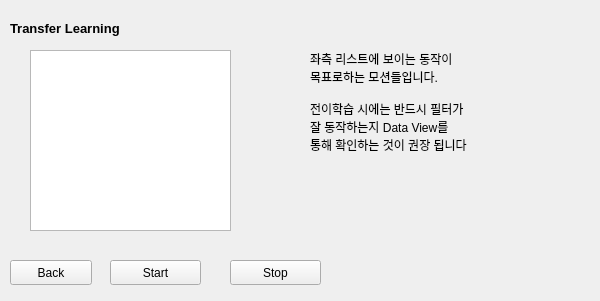
<?xml version="1.0" encoding="UTF-8"?>
<ui version="4.0">
 <class>TransferLearnWindow</class>
 <widget class="QWidget" name="TransferLearnWindow">
  <property name="geometry">
   <rect>
    <x>0</x>
    <y>0</y>
    <width>600</width>
    <height>301</height>
   </rect>
  </property>
  <property name="windowTitle">
   <string>TransferLearnWindow</string>
  </property>
  <widget class="QLabel" name="label_title">
   <property name="geometry">
    <rect>
     <x>10</x>
     <y>20</y>
     <width>201</width>
     <height>16</height>
    </rect>
   </property>
   <property name="font">
    <font>
     <family>Arial</family>
     <pointsize>10</pointsize>
     <weight>75</weight>
     <bold>true</bold>
    </font>
   </property>
   <property name="text">
    <string>Transfer Learning</string>
   </property>
  </widget>
  <widget class="QPushButton" name="Button_back">
   <property name="geometry">
    <rect>
     <x>10</x>
     <y>260</y>
     <width>82</width>
     <height>25</height>
    </rect>
   </property>
   <property name="text">
    <string>Back</string>
   </property>
  </widget>
  <widget class="QPushButton" name="Button_start">
   <property name="geometry">
    <rect>
     <x>110</x>
     <y>260</y>
     <width>91</width>
     <height>25</height>
    </rect>
   </property>
   <property name="text">
    <string>Start</string>
   </property>
  </widget>
  <widget class="QPushButton" name="Button_stop">
   <property name="geometry">
    <rect>
     <x>230</x>
     <y>260</y>
     <width>91</width>
     <height>25</height>
    </rect>
   </property>
   <property name="text">
    <string>Stop</string>
   </property>
  </widget>
  <widget class="QListWidget" name="List_pose">
   <property name="geometry">
    <rect>
     <x>30</x>
     <y>50</y>
     <width>201</width>
     <height>181</height>
    </rect>
   </property>
  </widget>
  <widget class="QLabel" name="Label_explain">
   <property name="geometry">
    <rect>
     <x>310</x>
     <y>50</y>
     <width>221</width>
     <height>201</height>
    </rect>
   </property>
   <property name="lineWidth">
    <number>0</number>
   </property>
   <property name="text">
    <string>좌측 리스트에 보이는 동작이
목표로하는 모션들입니다.

전이학습 시에는 반드시 필터가
잘 동작하는지 Data View를
통해 확인하는 것이 권장 됩니다</string>
   </property>
   <property name="textFormat">
    <enum>Qt::AutoText</enum>
   </property>
   <property name="alignment">
    <set>Qt::AlignLeading|Qt::AlignLeft|Qt::AlignTop</set>
   </property>
   <property name="wordWrap">
    <bool>true</bool>
   </property>
  </widget>
 </widget>
 <resources/>
 <connections/>
</ui>
